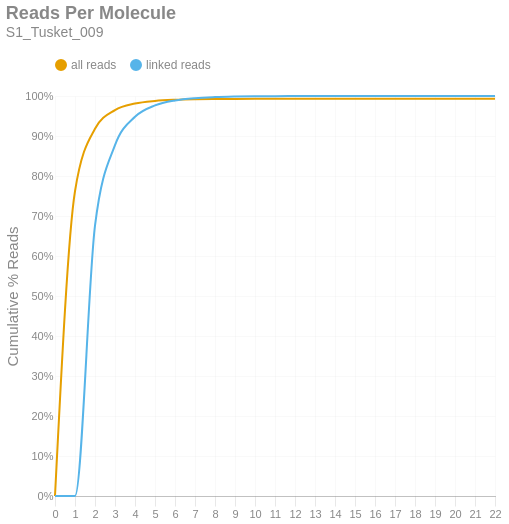

Write notebook code for a chart like this one.
### Markdown cell above
### Reads per Molecule
This chart shows the cumulative distribution of the number of reads per linked molecule. That is, how many alignments are associated with a unique molecule. This excludes the number of reads associated with invalid or absent linked-read barcodes. The `linked` histogram is the percentages recalculated when disregarding singletons.

### Code cell
if SKIPLR:
    print_html(f"Skipped")
else:
    counts = np.bincount(valids['reads'].cast(pl.Int64).to_numpy())
    weighted = counts * np.arange(len(counts))
    all_perc = weighted / n_reads
    linked_perc = weighted / n_linked_reads
    linked_perc[1] = 0
    binned_df = pl.DataFrame({
        'readsper': list(range(len(counts))),
        'all reads (cumsum)': np.cumsum(all_perc).tolist(),
        'linked reads (cumsum)': np.cumsum(linked_perc).tolist(),
    })

    with SafeRender(binned_df):
        (
            density_plot(binned_df, 'Reads Per Molecule', samplename, 'readspmol')
            .encode(
                x=alt.X('readsper:O', title=None).axis(labelAngle=0).scale(padding=0),
                y=alt.Y('value:Q', title='Cumulative % Reads').axis(format='%').stack(False),
                color=alt.Color("key:N").scale(domain=["all reads", "linked reads"]),
                tooltip=[
                    alt.Tooltip("key:N", title="Data Type"),
                    alt.Tooltip("readsper:O", title="Reads Per Molecule"),
                    alt.Tooltip("value:Q", format=".2%", title="% Reads (Cum.)")
                ]            
            )
        ).display()

### Figure 1 — Vega-Lite specification as saved in the notebook (floating-point values rounded to 4 significant figures)
{"width": "container", "height": 400, "config": {"title": {"anchor": "start", "dy": -15, "fontSize": 18, "color": "#888888", "subtitleColor": "#888888", "subtitleFontSize": 14}, "arc": {"fill": "#0072B2"}, "axis": {"domainColor": "#888888", "domainWidth": 0.5, "gridWidth": 0.2, "grid": false, "titleFontWeight": 400, "titleFontSize": 15, "labelFontSize": 11, "labelColor": "#888888", "tickColor": "#888888", "tickWidth": 0.2, "titleColor": "#888888"}, "axisBand": {"grid": false}, "axisX": {"grid": true, "tickSize": 10, "domainCap": "round"}, "axisY": {"domain": false, "grid": true, "tickSize": 0, "domainCap": "round"}, "background": "transparent", "header": {"labelFontSize": 15, "labelColor": "#888888", "titleFontSize": 15, "titleFontWeight": 600, "titleColor": "#888888"}, "legend": {"labelFont": "sans-serif", "labelFontSize": 12, "labelColor": "#888888", "symbolSize": 100, "symbolType": "circle", "titleFontSize": 12, "titlePadding": 10, "titleColor": "#888888", "title": null, "orient": "top"}, "range": {"category": ["#E69F00", "#56B4E9", "#009E73", "#F0E442", "#0072B2", "#D55E00", "#CC79A7", "#000000"], "diverging": ["#cfe8f3", "#a2d4ec", "#73bfe2", "#46abdb", "#1696d2", "#12719e"]}, "area": {"fill": "#0072B2", "fillOpacity": 0.7, "line": true, "strokeOpacity": 0.7}, "line": {"color": "#0072B2", "stroke": "#0072B2", "strokeWidth": 2}, "trail": {"color": "#0072B2", "stroke": "#0072B2", "strokeWidth": 0, "size": 1}, "point": {"filled": true, "fillOpacity": 1.0, "size": 95}, "text": {"color": "#888888", "fontSize": 11, "align": "right", "fontWeight": 400, "size": 11}, "bar": {"fill": "#0072B2", "stroke": null}, "view": {"stroke": null, "continuousWidth": 660, "continuousHeight": 400}}, "data": {"name": "data-53aa42c180587441561d12bd2937c942"}, "mark": {"type": "line", "interpolate": "monotone", "point": {"opacity": 0, "size": 275}}, "encoding": {"color": {"field": "key", "scale": {"domain": ["all reads", "linked reads"]}, "type": "nominal"}, "tooltip": [{"field": "key", "title": "Data Type", "type": "nominal"}, {"field": "readsper", "title": "Reads Per Molecule", "type": "ordinal"}, {"field": "value", "format": ".2%", "title": "% Reads (Cum.)", "type": "quantitative"}], "x": {"axis": {"labelAngle": 0}, "field": "readsper", "scale": {"padding": 0}, "title": null, "type": "ordinal"}, "y": {"axis": {"format": "%"}, "field": "value", "stack": false, "title": "Cumulative % Reads", "type": "quantitative"}}, "params": [{"name": "param_c36ac31b6afebe62", "select": {"type": "point", "fields": ["key"]}, "bind": "legend"}], "title": {"text": "Reads Per Molecule", "subtitle": "S1_Tusket_009"}, "transform": [{"fold": ["all reads (cumsum)", "linked reads (cumsum)"]}, {"calculate": "replace(datum.key, ' (cumsum)', '')", "as": "key"}, {"filter": {"param": "param_c36ac31b6afebe62"}}], "usermeta": {"embedOptions": {"downloadFileName": "S1_Tusket_009.readspmol"}}, "$schema": "https://vega.github.io/schema/vega-lite/v6.1.0.json", "datasets": {"data-53aa42c180587441561d12bd2937c942": [{"readsper": 0, "all reads (cumsum)": 0.0, "linked reads (cumsum)": 0.0}, {"readsper": 1, "all reads (cumsum)": 0.7619, "linked reads (cumsum)": 0.0}, {"readsper": 2, "all reads (cumsum)": 0.9181, "linked reads (cumsum)": 0.6756}, {"readsper": 3, "all reads (cumsum)": 0.9647, "linked reads (cumsum)": 0.877}, {"readsper": 4, "all reads (cumsum)": 0.9811, "linked reads (cumsum)": 0.9481}, {"readsper": 5, "all reads (cumsum)": 0.9877, "linked reads (cumsum)": 0.9765}, {"readsper": 6, "all reads (cumsum)": 0.9905, "linked reads (cumsum)": 0.9889}, {"readsper": 7, "all reads (cumsum)": 0.9919, "linked reads (cumsum)": 0.9946}, {"readsper": 8, "all reads (cumsum)": 0.9925, "linked reads (cumsum)": 0.9972}, {"readsper": 9, "all reads (cumsum)": 0.9928, "linked reads (cumsum)": 0.9985}, {"readsper": 10, "all reads (cumsum)": 0.9929, "linked reads (cumsum)": 0.9992}, {"readsper": 11, "all reads (cumsum)": 0.993, "linked reads (cumsum)": 0.9996}, {"readsper": 12, "all reads (cumsum)": 0.993, "linked reads (cumsum)": 0.9997}, {"readsper": 13, "all reads (cumsum)": 0.9931, "linked reads (cumsum)": 0.9998}, {"readsper": 14, "all reads (cumsum)": 0.9931, "linked reads (cumsum)": 0.9999}, {"readsper": 15, "all reads (cumsum)": 0.9931, "linked reads (cumsum)": 0.9999}, {"readsper": 16, "all reads (cumsum)": 0.9931, "linked reads (cumsum)": 1.0}, {"readsper": 17, "all reads (cumsum)": 0.9931, "linked reads (cumsum)": 1.0}, {"readsper": 18, "all reads (cumsum)": 0.9931, "linked reads (cumsum)": 1.0}, {"readsper": 19, "all reads (cumsum)": 0.9931, "linked reads (cumsum)": 1.0}, {"readsper": 20, "all reads (cumsum)": 0.9931, "linked reads (cumsum)": 1.0}, {"readsper": 21, "all reads (cumsum)": 0.9931, "linked reads (cumsum)": 1.0}, {"readsper": 22, "all reads (cumsum)": 0.9931, "linked reads (cumsum)": 1.0}]}}
